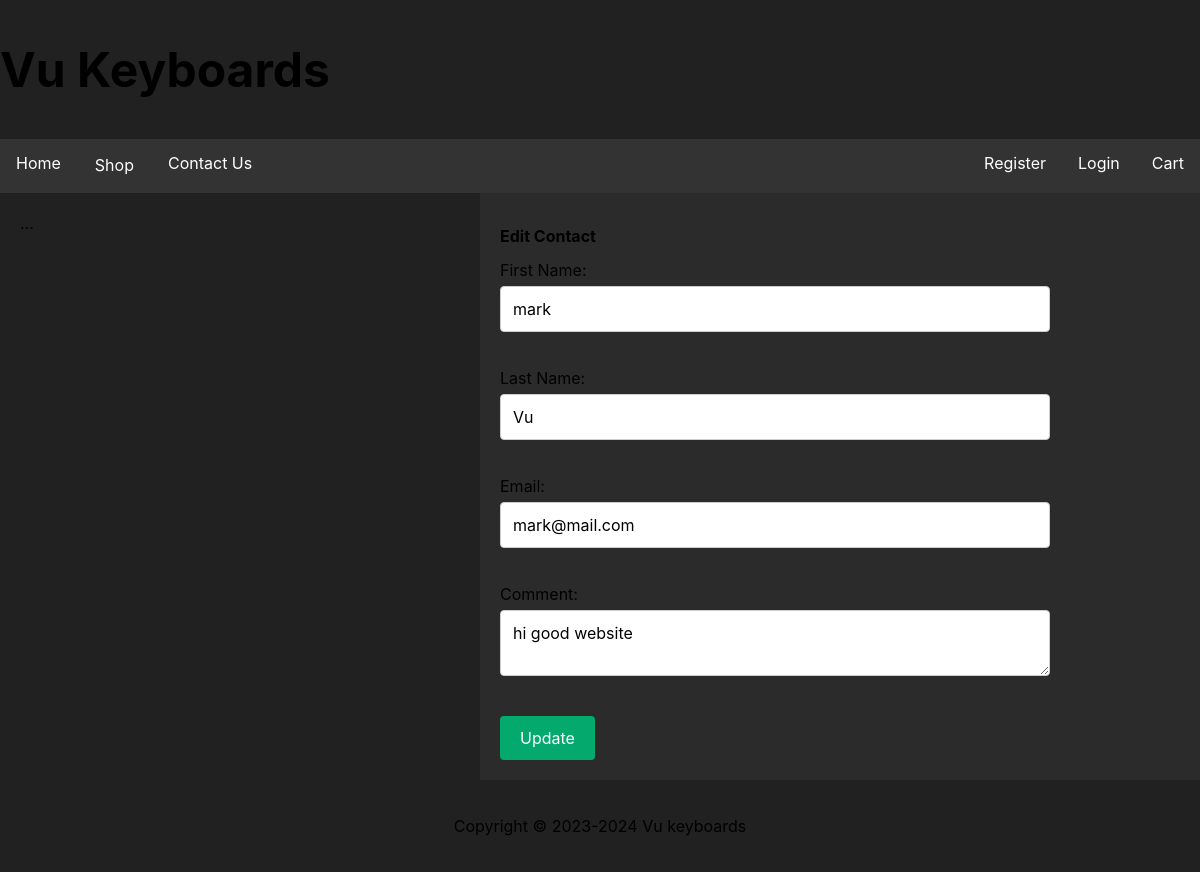
The page /edit.php?id=1 on the database its author committed.
### tables this page shows
CREATE TABLE `contacts` (
  `id` int(11) NOT NULL,
  `fname` varchar(50) NOT NULL,
  `lname` varchar(50) NOT NULL,
  `email` varchar(100) NOT NULL,
  `comment` text NOT NULL
);

### edit.php (the view, shortened to what this page needs)
<!DOCTYPE html>
<html lang="en">
<head>
<link href="css/style.css" rel="stylesheet" type="text/css">
</head>
<body>
   <?php include 'header.php';?>
    <div class="row">
  <div class="side">...</div>
        <div class="main">
 <?php
    require_once 'setup.php';
if(isset($_GET['id'])) {
    $id = $_GET['id'];
    $query = "SELECT * FROM contacts WHERE id = ?";
    $stmt = mysqli_prepare($conn, $query);
    mysqli_stmt_bind_param($stmt, "i", $id);
    mysqli_stmt_execute($stmt);
    $result = mysqli_stmt_get_result($stmt);
    if(mysqli_num_rows($result) === 1) {
        $row = mysqli_fetch_assoc($result);
        ?>
<h2>Edit Contact</h2>
<form method="post" action="update.php">
<label for="fname">First Name:</label>
<input type="text" id="fname" name="fname" value="<?php echo $row['fname']; ?>"><br><br>
<label for="lname">Last Name:</label>
<input type="text" id="lname" name="lname" value="<?php echo $row['lname']; ?>"><br><br>
<label for="email">Email:</label>
<input type="text" id="email" name="email" value="<?php echo $row['email']; ?>"><br><br>
<label for="comment">Comment:</label>
<textarea id="comment" name="comment"><?php echo $row['comment']; ?></textarea><br><br>
<input type="submit" value="Update">
</form>
<?php
}else {
echo 'No record found with the provided ID.';
}
} else {
    echo 'ID parameter not provided.';
}
?>
        </div>
        </div>
 <?php include 'footer.php';?>
</body>
</html>

### CSS/style.css (style rules this page uses)
body { font-family: "Roboto", Arial, Helvetica, sans-serif; background-color: #1d1d1d; color: #d3d3d3; }
* { box-sizing: border-box; }
.row { display: flex; flex-wrap: wrap; }
.side { flex: 30%; background-color: #212121; padding: 20px; }
.main { flex: 70%; background-color: #2b2b2b; padding: 20px; border-radius: 8px; }
* { box-sizing: border-box; font-family: -apple-system, BlinkMacSystemFont, "segoe ui", roboto, oxygen, ubuntu, cantarell, "fira sans", "droid sans", "helvetica neue", Arial, sans-serif; color: black; font-size: 16px; }
body { background-color: #435165; }
* { box-sizing: border-box; font-family: -apple-system, BlinkMacSystemFont, "segoe ui", roboto, oxygen, ubuntu, cantarell, "fira sans", "droid sans", "helvetica neue", Arial, sans-serif; font-size: 16px; }
body { background-color: #435165; margin: 0; }
* { box-sizing:border-box }

### edit.php (style rules this page uses)
body { color: white; }
input[type=text], select, textarea { width: 100%; padding: 12px; border: 1px solid #ccc; border-radius: 4px; box-sizing: border-box; margin-top: 6px; margin-bottom: 16px; resize: vertical }
input[type=submit] { background-color: #04AA6D; color: white; padding: 12px 20px; border: none; border-radius: 4px; cursor: pointer; }
.main { flex: 50%; background-color: #2b2b2b; padding: 20px; border-radius: 0px; padding-right: 150px; }

### rows shown on the page
contacts: fname "mark", lname "Vu", email "mark@mail.com", comment "hi good website"
